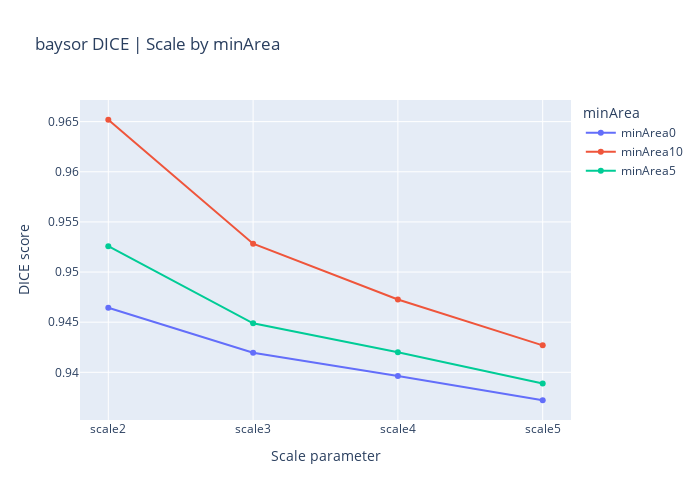

The cell this chart's notebook holds for it:
### Code cell
baysor = pd.DataFrame(baysor_ls)
df = baysor


import pandas as pd
import plotly.express as px

# 1) If your DataFrame is unnamed, first assign column names:
df.columns = ["scale", "minArea", "DICE", "num_cells", "name"]

# 2) (Optional) turn scale into an ordered categorical so panels go in numeric order
scale_order = sorted(df["scale"].unique(), key=lambda s: int(s.lstrip("scale")))
df["scale"] = pd.Categorical(df["scale"], categories=scale_order, ordered=True)

# 3) Build the line plot
fig = px.line(
    df.sort_values(["minArea", "scale"]),
    x="scale",
    y="DICE",
    color="minArea",
    markers=True,
    labels={
        "scale":   "Scale parameter",
        "DICE":    "DICE score",
        "minArea": "minArea group",
        "num_cells": "Number of cells"
    },
    title="baysor DICE | Scale by minArea"
)

fig.update_layout(
    width=700, 
    height=500,
    legend_title_text="minArea"
)

fig.show()
print(baysor.sort_values(by="DICE", ascending=False))

### Figure 1 — Plotly figure (JSON) as saved in the notebook; plotly's stock layout.template omitted (floating-point values rounded to 4 significant figures)
{"data": [{"hovertemplate": "minArea group=minArea0<br>Scale parameter=%{x}<br>DICE score=%{y}<extra></extra>", "legendgroup": "minArea0", "line": {"color": "#636efa", "dash": "solid"}, "marker": {"symbol": "circle"}, "mode": "lines+markers", "name": "minArea0", "orientation": "v", "showlegend": true, "type": "scatter", "x": ["scale2", "scale3", "scale4", "scale5"], "xaxis": "x", "y": [0.9464, 0.942, 0.9396, 0.9372], "yaxis": "y"}, {"hovertemplate": "minArea group=minArea10<br>Scale parameter=%{x}<br>DICE score=%{y}<extra></extra>", "legendgroup": "minArea10", "line": {"color": "#EF553B", "dash": "solid"}, "marker": {"symbol": "circle"}, "mode": "lines+markers", "name": "minArea10", "orientation": "v", "showlegend": true, "type": "scatter", "x": ["scale2", "scale3", "scale4", "scale5"], "xaxis": "x", "y": [0.9652, 0.9528, 0.9473, 0.9427], "yaxis": "y"}, {"hovertemplate": "minArea group=minArea5<br>Scale parameter=%{x}<br>DICE score=%{y}<extra></extra>", "legendgroup": "minArea5", "line": {"color": "#00cc96", "dash": "solid"}, "marker": {"symbol": "circle"}, "mode": "lines+markers", "name": "minArea5", "orientation": "v", "showlegend": true, "type": "scatter", "x": ["scale2", "scale3", "scale4", "scale5"], "xaxis": "x", "y": [0.9526, 0.9449, 0.942, 0.9389], "yaxis": "y"}], "layout": {"height": 500, "legend": {"title": {"text": "minArea"}, "tracegroupgap": 0}, "title": {"text": "baysor DICE | Scale by minArea"}, "width": 700, "xaxis": {"anchor": "y", "domain": [0, 1], "title": {"text": "Scale parameter"}}, "yaxis": {"anchor": "x", "domain": [0, 1], "title": {"text": "DICE score"}}}}
